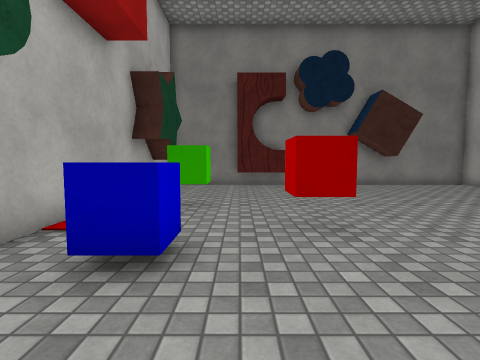
View 1 (above)

12 first-person views from a walk through a scene from a Unity 3-D project. The camera is 1.2 m above the floor, tilts 4° down and sees 85° across. The floor is counted in squares, 1 m on a side. Each view is taken from the middle of a square. On the plan, view 1 faces up. The plan holds only what a view shows up to about 12 squares ahead; the rest is blank. The player is left out. Some surface patterns are stand-ins.

View 2
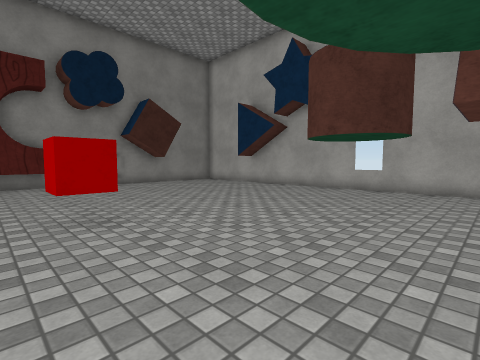

View 3
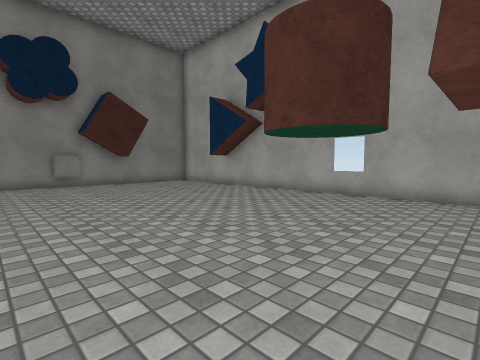

View 4
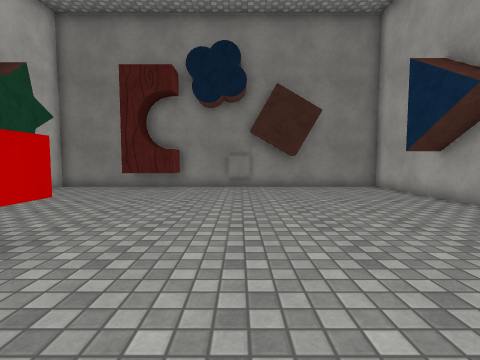

View 5
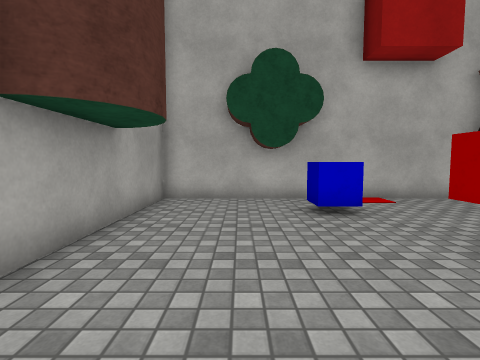

View 6
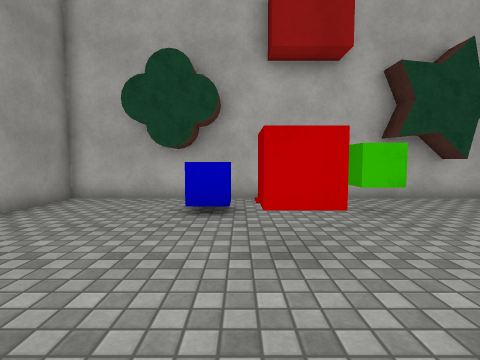

View 7
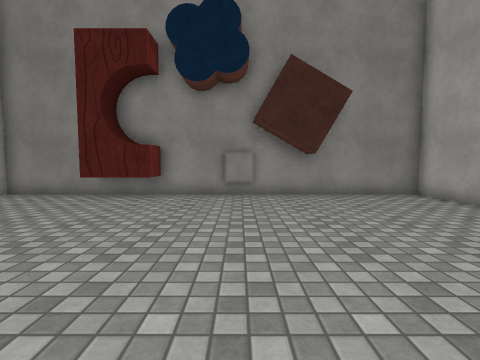

View 8
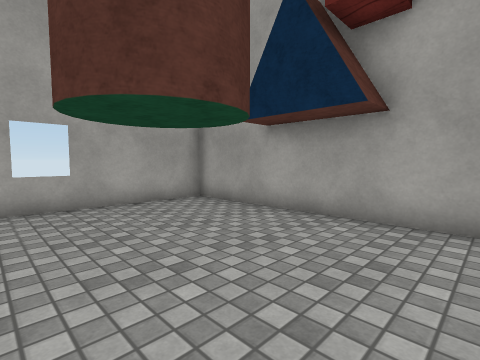

View 9
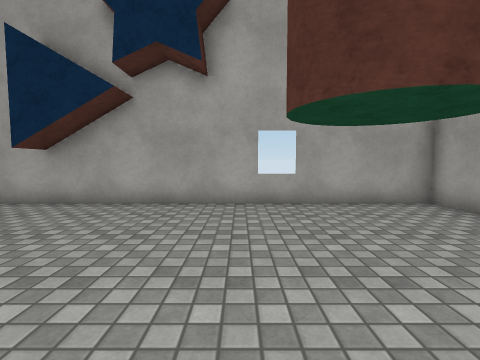

View 10
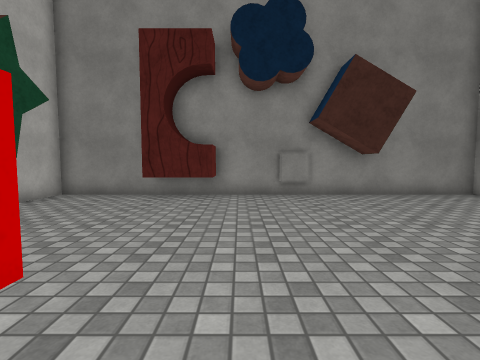

View 11
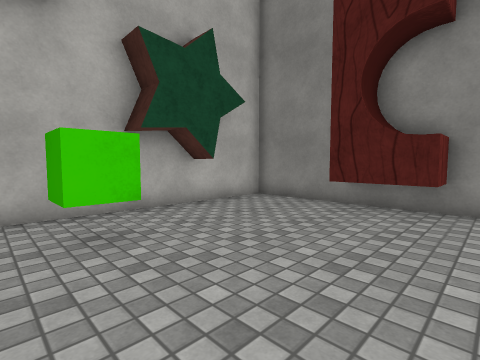

View 12
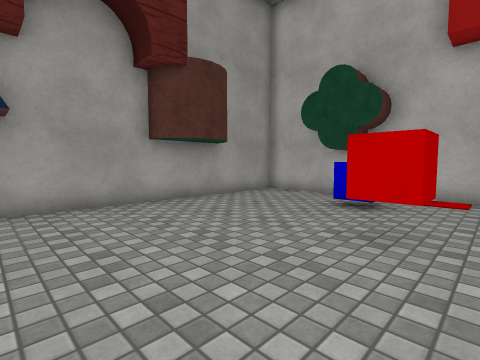

### Floor plan
Points are (right, up) in squares from view 1. A wall is a line through its corners. A room is listed if a view was taken in it or the views show most of it. See-through windows are left out.
Room 1 (views 1, 2, 3, 4, 5, 6, 7, 8, 9, 10, 11, 12)
walls: (3.6, 13.5) (-3.5, 13.5) (-3.5, 11.4); (2.1, 13.5) (2.1, 12.4) (-0.1, 12.4); (6.5, 13.5) (5.4, 13.5); (-3.5, 9.5) (-3.5, -1.5) (11.5, -1.5) (11.5, 13.5) (8.4, 13.5)
objects: other object (-4, 10) to (-3, 11); blue block (-2, 3) to (-1, 4); green block (-2, 7) to (-1, 8); red block (1, 4) to (2, 5); other object (4, 13) to (5, 14); other object (7, 13) to (8, 14)

Where each view was taken, in squares from view 1:
view 1: 0 up, 0 right, facing up
view 2: 1 down, 0 right, facing up-right
view 3: 1 down, 2 right, facing up-right
view 4: 1 up, 5 right, facing up
view 5: 1 up, 5 right, facing left
view 6: 4 up, 5 right, facing left
view 7: 4 up, 5 right, facing up
view 8: 4 up, 4 right, facing down-right
view 9: 4 up, 4 right, facing right
view 10: 4 up, 3 right, facing up
view 11: 6 up, 3 right, facing up-left
view 12: 6 up, 6 right, facing down-left
